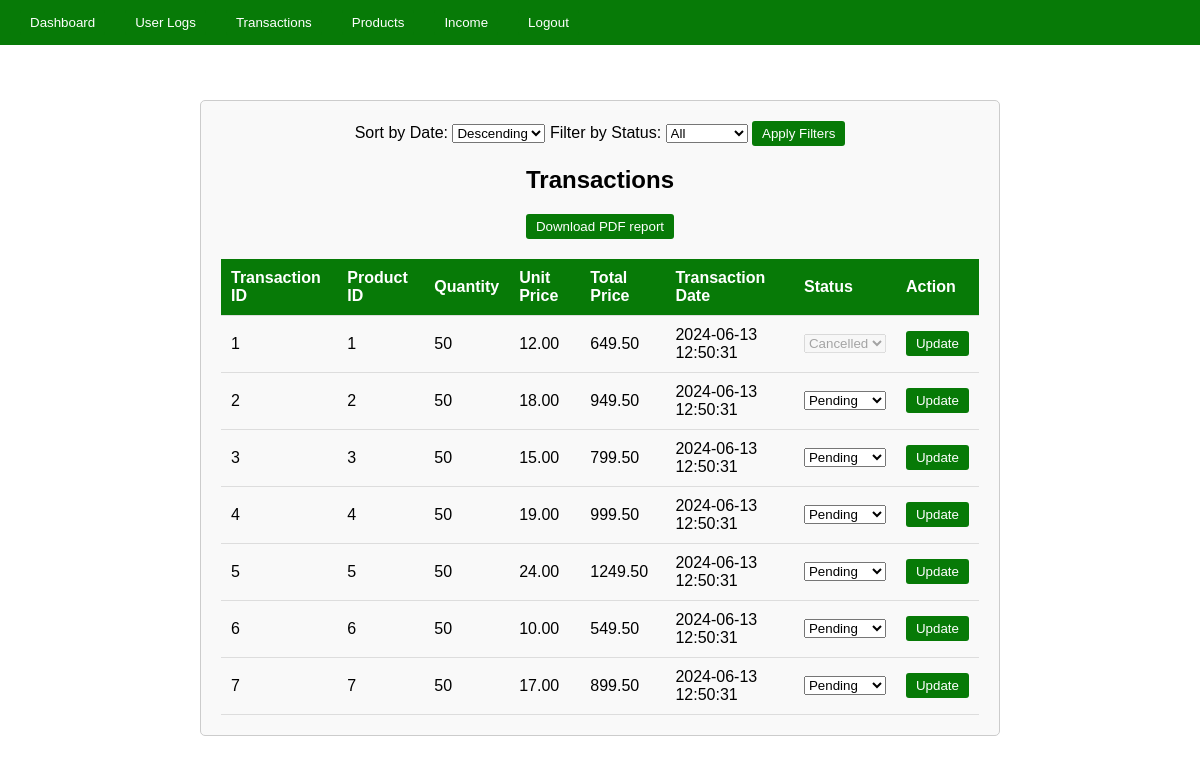
The app's page /Transactions.php with its own data.
### tables this page shows
CREATE TABLE `transactions` (
  `transaction_id` int(11) NOT NULL,
  `product_id` int(11) DEFAULT NULL,
  `quantity` int(11) NOT NULL,
  `unit_price` decimal(10,2) NOT NULL,
  `total_price` decimal(10,2) NOT NULL,
  `status` enum('pending','approved','finished','cancelled') NOT NULL DEFAULT 'pending',
  `transaction_date` timestamp NOT NULL DEFAULT current_timestamp(),
  `user_id` int(11) DEFAULT NULL
);

### Transactions.php (the view, shortened to what this page needs)
<?php
require 'admin_conx.php';
$type = isset($_GET['type']) ? $_GET['type'] : 'date';
$order = isset($_GET['order']) ? $_GET['order'] : 'desc';
$status = isset($_GET['status']) ? $_GET['status'] : '';
$sqlFetchTransactions = "SELECT transaction_id, product_id, quantity, unit_price, total_price, transaction_date, status FROM transactions";
if ($type == 'date') {
    $sqlFetchTransactions .= " ORDER BY transaction_date $order";
} elseif ($type == 'status') {
    $sqlFetchTransactions .= " ORDER BY status $order";
}
$resultTransactions = mysqli_query($conn, $sqlFetchTransactions);
?>
<!DOCTYPE html>
<html lang="en">
<head>
</head>
<body>
<div class="header">
  <ul class="menu">
    <li><button onclick="window.location.href='dashboard.php'">Dashboard</button></li>
    <li><button onclick="window.location.href='adminPage.php'">User Logs</button></li>
    <li><button onclick="window.location.href='Transactions.php'">Transactions</button></li>
    <li><button onclick="window.location.href='productTable.php'">Products</button></li>
    <li><button onclick="window.location.href='income.php'">Income</button></li>
    <li><button onclick="window.location.href='logoutAdmin.php'">Logout</button></li>
  </ul>
</div>
<div class="container">
  <div class="content">
    <form method="post" action="<?php echo htmlspecialchars($_SERVER["PHP_SELF"]); ?>">
        <div>
            <label for="sort_by_date">Sort by Date:</label>
            <select id="sort_by_date" name="sort_by_date">
                <option value="desc" <?php echo ($type == 'date' && $order == 'desc') ? 'selected' : ''; ?>>Descending</option>
            </select>
            <label for="sort_by_status">Filter by Status:</label>
            <select id="sort_by_status" name="sort_by_status">
                <option value="" <?php echo ($status == '') ? 'selected' : ''; ?>>All</option>
            </select>
            <button type="submit">Apply Filters</button>
        </div>
    </form>
    <h2>Transactions</h2>
    <button onclick="window.location.href='transactions_report.php'">Download PDF report</button>
    <table>
      <thead>
        <tr>
          <th>Transaction ID</th>
          <th>Product ID</th>
          <th>Quantity</th>
          <th>Unit Price</th>
          <th>Total Price</th>
          <th>Transaction Date</th>
          <th>Status</th>
          <th>Action</th>
        </tr>
      </thead>
      <tbody>
        <?php
        if ($resultTransactions && mysqli_num_rows($resultTransactions) > 0) {
          while($rowTransaction = mysqli_fetch_assoc($resultTransactions)) {
            $disabled = ($rowTransaction['status'] == 'cancelled') ? 'disabled' : '';
            echo "<tr>";
            echo "<td>" . $rowTransaction['transaction_id'] . "</td>";
            echo "<td>" . $rowTransaction['product_id'] . "</td>";
            echo "<td>" . $rowTransaction['quantity'] . "</td>";
            echo "<td>" . $rowTransaction['unit_price'] . "</td>";
            echo "<td>" . $rowTransaction['total_price'] . "</td>";
            echo "<td>" . $rowTransaction['transaction_date'] . "</td>";
            echo "<td>";
            echo "<select id='status_" . $rowTransaction['transaction_id'] . "' $disabled>";
            echo "<option value='pending'" . ($rowTransaction['status'] == 'pending' ? ' selected' : '') . ">Pending</option>";
            echo "<option value='cancelled'" . ($rowTransaction['status'] == 'cancelled' ? ' selected' : '') . ">Cancelled</option>";
            echo "</select>";
            echo "</td>";
            echo "<td><button onclick=\"updateStatus(" . $rowTransaction['transaction_id'] . ")\" $disabled>Update</button></td>";
            echo "</tr>";
          }
        } else {
          echo "<tr><td colspan='8'>No transactions found</td></tr>";
        }
        ?>
      </tbody>
    </table>
  </div>
</div>
</body>
</html>

### Transactions.php (style rules this page uses)
body { font-family: Arial, sans-serif; margin: 0; padding: 0; }
.header { background-color: #077a07; color: #fff; padding: 10px 20px; position: fixed; width: 100%; top: 0; z-index: 999; display: flex; justify-content: space-between; align-items: center; }
.menu { list-style-type: none; margin: 0; padding: 0; display: flex; align-items: center; }
.menu li { margin-right: 20px; }
.menu li:last-child { margin-right: 0; }
.container { max-width: 800px; margin: 100px auto; text-align: center; }
.content { padding: 20px; border: 1px solid #ccc; border-radius: 5px; background-color: #f9f9f9; margin-top: 50px; }
table { width: 100%; border-collapse: collapse; margin-top: 20px; }
th, td { padding: 10px; border-bottom: 1px solid #ddd; text-align: left; }
th { background-color: #077a07; color: #fff; }
button { background-color: #077a07; color: #fff; border: none; padding: 5px 10px; border-radius: 3px; cursor: pointer; }

### records on screen
transactions: transaction_id "1", product "1", quantity "50", unit_price "12.00", total_price "649.50", transaction_date "2024-06-13 12:50:31", status+transaction_id "Cancelled"
transactions: transaction_id "2", product "2", quantity "50", unit_price "18.00", total_price "949.50", transaction_date "2024-06-13 12:50:31", status+transaction_id "Pending"
transactions: transaction_id "3", product "3", quantity "50", unit_price "15.00", total_price "799.50", transaction_date "2024-06-13 12:50:31", status+transaction_id "Pending"
transactions: transaction_id "4", product "4", quantity "50", unit_price "19.00", total_price "999.50", transaction_date "2024-06-13 12:50:31", status+transaction_id "Pending"
transactions: transaction_id "5", product "5", quantity "50", unit_price "24.00", total_price "1249.50", transaction_date "2024-06-13 12:50:31", status+transaction_id "Pending"
transactions: transaction_id "6", product "6", quantity "50", unit_price "10.00", total_price "549.50", transaction_date "2024-06-13 12:50:31", status+transaction_id "Pending"
transactions: transaction_id "7", product "7", quantity "50", unit_price "17.00", total_price "899.50", transaction_date "2024-06-13 12:50:31", status+transaction_id "Pending"
